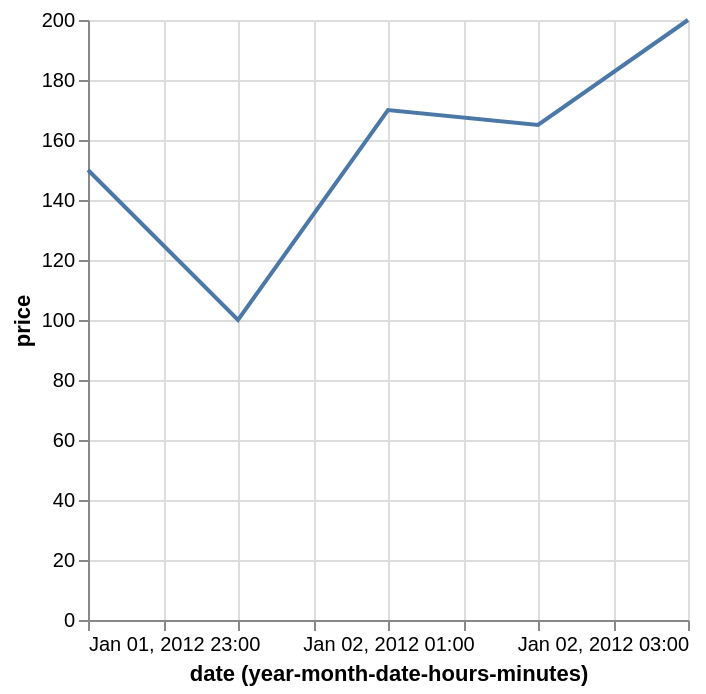

The specification (Vega-Lite) saved for this image:
### Vega-Lite specification from a JSON file in a GitHub repository (floating-point values rounded to 4 significant figures)
{"$schema": "https://vega.github.io/schema/vega-lite/v2.json", "data": {"values": [{"date": "Sun, 01 Jan 2012 23:00:00", "price": 150}, {"date": "Sun, 02 Jan 2012 00:00:00", "price": 100}, {"date": "Sun, 02 Jan 2012 01:00:00", "price": 170}, {"date": "Sun, 02 Jan 2012 02:00:00", "price": 165}, {"date": "Sun, 02 Jan 2012 03:00:00", "price": 200}]}, "description": "Google's stock price over time.", "encoding": {"x": {"field": "date", "scale": {"type": "utc"}, "timeUnit": "yearmonthdatehoursminutes", "type": "temporal"}, "y": {"field": "price", "type": "quantitative"}}, "mark": "line"}
